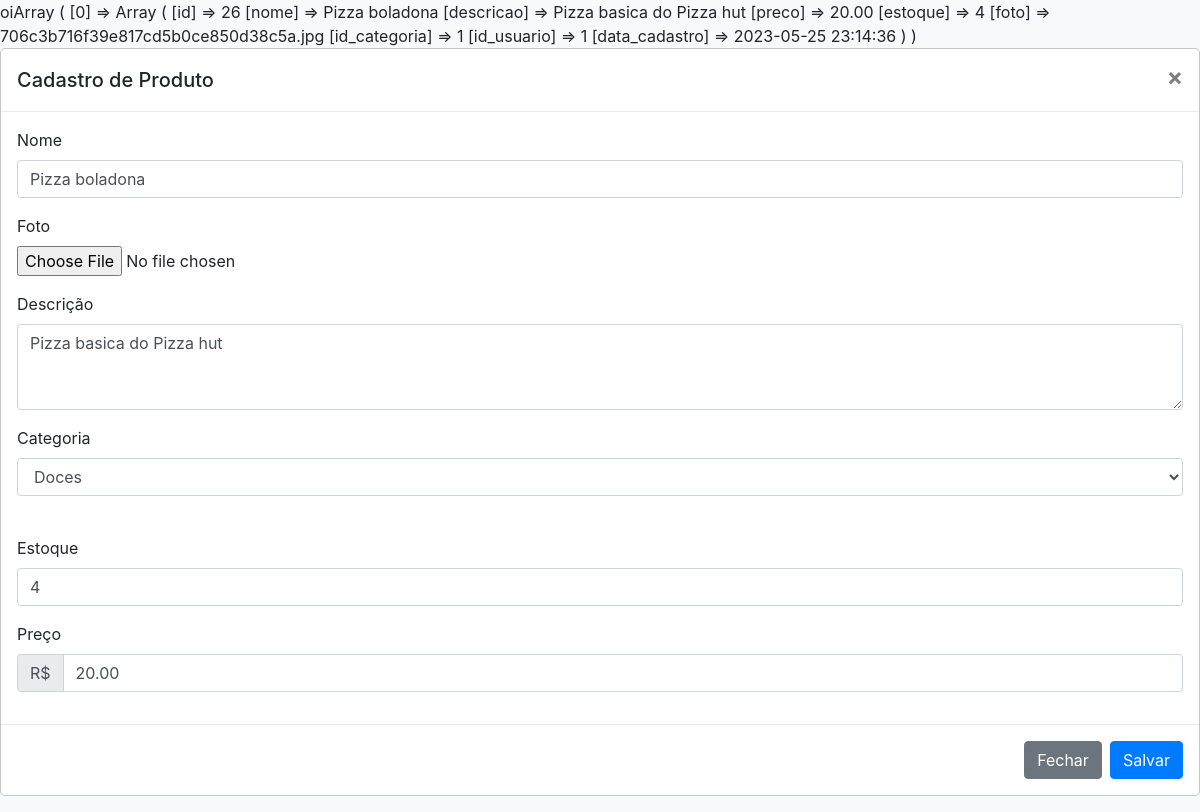
Page /admin/editar.php?id=26 (signed in) on the committed database.
### tables this page shows
CREATE TABLE `produtos` (
  `id` int(11) NOT NULL,
  `nome` varchar(100) NOT NULL,
  `descricao` varchar(500) NOT NULL,
  `preco` decimal(10,2) NOT NULL,
  `estoque` int(11) NOT NULL,
  `foto` varchar(300) NOT NULL,
  `id_categoria` int(11) NOT NULL,
  `id_usuario` int(11) NOT NULL,
  `data_cadastro` timestamp NOT NULL DEFAULT current_timestamp()
);

### admin/classes/Produto.class.php (called while the page is built, shortened)
<?php
class Produto{
    public $id;
    public function BuscarPorID(){
        $banco = Banco::conectar();
        $sql = "SELECT * FROM produtos WHERE id = ?";
        $comando = $banco->prepare($sql);
        $comando->execute(array($this->id));
        $resultado = $comando->fetchAll(PDO::FETCH_ASSOC);
        return $resultado;
    }
}
?>

### admin/classes/Categoria.class.php (called while the page is built, shortened)
<?php
class Categoria{
    public function Listar(){
        $banco = Banco::conectar();
        $sql = "SELECT * FROM categorias";
        $comando = $banco->prepare($sql);
        $comando->execute();
        $resultado = $comando->fetchAll(PDO::FETCH_ASSOC);
        return $resultado;
    }
}
?>

### admin/editar.php (the view, shortened to what this page needs)
<?php
require_once('classes/Categoria.class.php');
$c = new Categoria();
$categorias = $c->Listar();
if(isset($_SESSION['dados'])){
    if(isset($_GET['id'])){
      require_once('classes/Produto.class.php');
      $c = new Produto();
      $c->id = $_GET['id'];
$resultado = $c->BuscarPorID();
print_r ($resultado);
    }else{
      $erro = "ID não setado!";
    }
  }else{
    $erro = "Realize o login primeiro!";
  }
?>
<!DOCTYPE html>
<html lang="pt-br">
<head>
    <link rel="stylesheet" href="https://maxcdn.bootstrapcdn.com/bootstrap/4.0.0/css/bootstrap.min.css">
    <link rel="stylesheet" href="https://cdn.jsdelivr.net/npm/bootstrap-icons@1.10.3/font/bootstrap-icons.css">
</head>
<body>
<form action="action/editar_produto.php" method="POST" enctype="multipart/form-data">
            <div class="modal-content">
                <div class="modal-header">
                    <h5 class="modal-title" id="modalCadastroLabel">Cadastro de Produto</h5>
                    <button type="button" class="close" data-dismiss="modal" aria-label="Fechar">
                        <span aria-hidden="true">&times;</span>
                    </button>
                </div>
                <div class="modal-body">
                        <div class="form-group">
                            <label for="nomeProduto">Nome</label>
                            <input value="<?=$resultado[0]["nome"]?>" name="nome" type="text" class="form-control" id="nomeProduto" placeholder="Digite o nome do produto">
                        </div>
                        <div class="form-group">
                            <label for="fotoProduto">Foto</label>
                            <input value="<?=$resultado[0]["foto"]?>" name="foto" type="file" class="form-control-file" id="fotoProduto">
                        </div>
                        <div class="form-group">
                            <label for="descricaoProduto">Descrição</label>
                            <textarea  name="descricao" class="form-control" id="descricaoProduto" rows="3"><?=$resultado[0]["descricao"]?></textarea>
                        </div>
                        <div class="form-group">
                            <label for="categoriaProduto">Categoria</label>
                            <select class="form-control" id="categoriaProduto" name="id_categoria" >
                                 <?php foreach($categorias as $categoria){   ?>
                                      <option value="<?=$categoria['id'];?>"><?=$categoria['nome'];?></option>
                                      <?php } ?>
                            </select> <br>
                        </div>
                        <div class="form-group">
                            <label for="estoqueProduto">Estoque</label>
                            <input value="<?=$resultado[0]["estoque"]?>" name="estoque" type="number" class="form-control" id="estoqueProduto" placeholder="Digite a quantidade em estoque">
                        </div>
                        <div class="form-group">
                            <label for="precoProduto">Preço</label>
                            <div class="input-group">
                                <div class="input-group-prepend">
                                    <span class="input-group-text">R$</span>
                                </div>
                                <input value="<?=$resultado[0]["preco"]?>" name="preco" type="number" class="form-control" id="precoProduto" placeholder="Digite o preço">
                            </div>
                        </div>
                    </div>
                <div class="modal-footer">
                   <button type="button" class="btn btn-secondary" class="close" data-dismiss="modal">Fechar</button>
                    <button type="submit" class="btn btn-primary">Salvar</button>
               </div>
          </div>
    </form>
</body>
</html>

### admin/editar.php (style rules this page uses)
body { background: #f8f9fa; }

### rows in the picture
produtos: nome "Pizza boladona", descricao "Pizza basica do Pizza hut", estoque "4", preco "20.00"

### other values in the picture
form field id_categoria "Doces"
